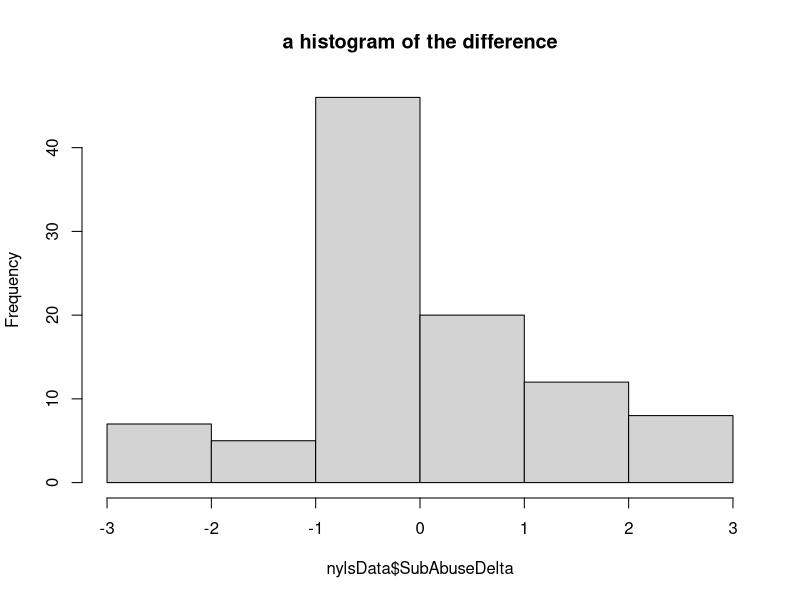
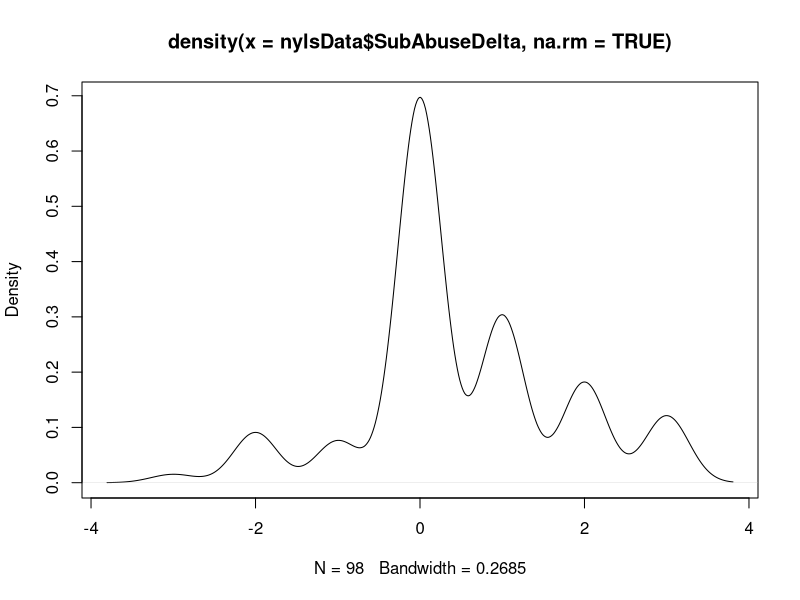
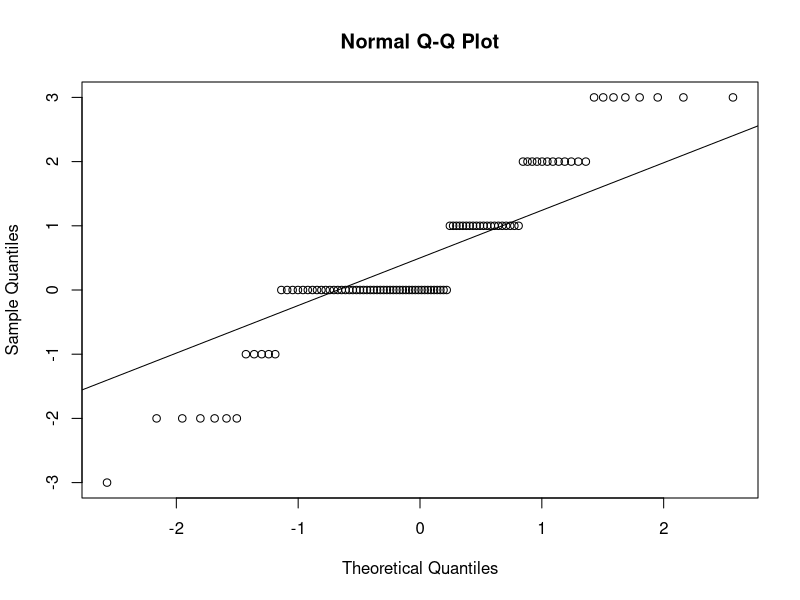
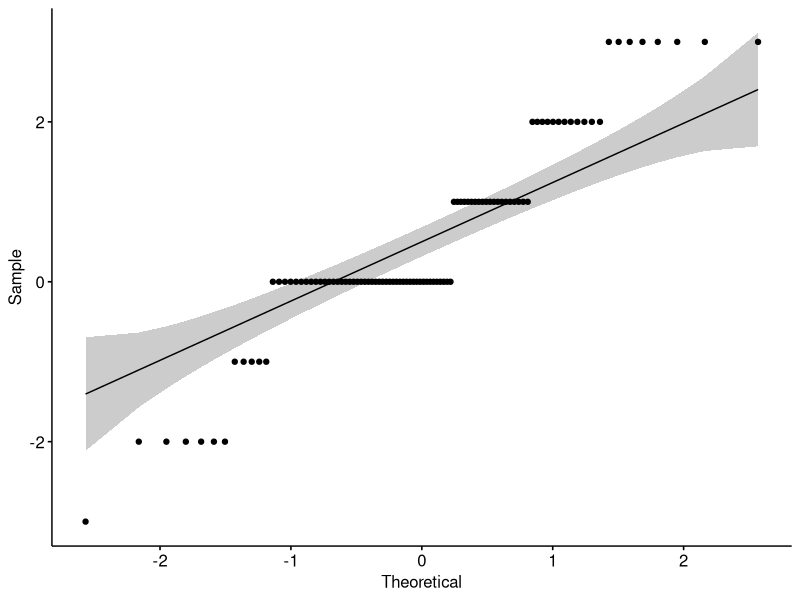
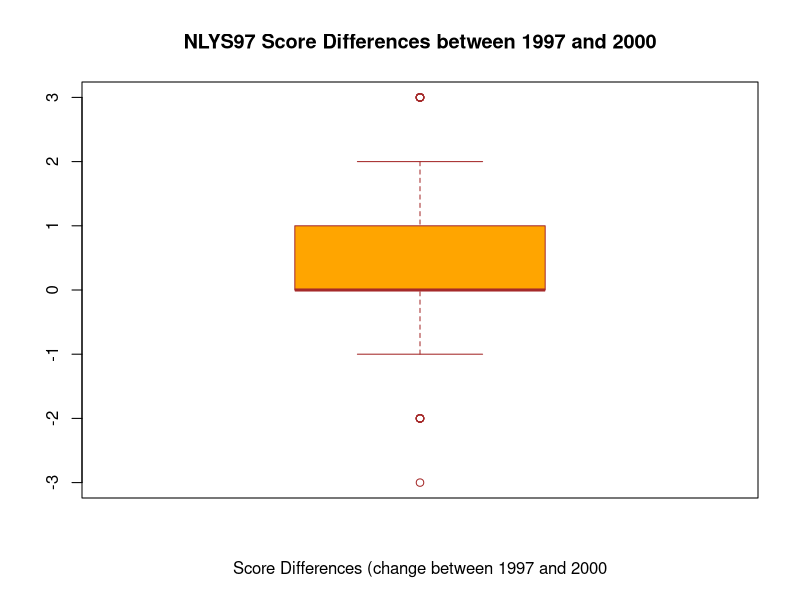

R code for these plots, in order:
library(plyr)
library(tidyverse)

#REFERENCES:
# https://www.sheffield.ac.uk/polopoly_fs/1.579191!/file/stcp-karadimitriou-normalR.pdf
# https://www.statsandr.com/blog/do-my-data-follow-a-normal-distribution-a-note-on-the-most-widely-used-distribution-and-how-to-test-for-normality-in-r/
# https://statistics.berkeley.edu/computing/r-t-tests
# http://www.sthda.com/english/articles/24-ggpubr-publication-ready-plots/76-add-p-values-and-significance-levels-to-ggplots/
# https://www.ncbi.nlm.nih.gov/pmc/articles/PMC3693611/


#Two Questions
#1 
#Whether the youths (n=100) in the NLYS97 had a statistically
#significant decrease or increase in their substance use index
#score between 1997 and 2000.
#
#2
#Whether this decrease or increase in substance use differs by race.  Specifically,
#you hypothesize that WHITE youths compared to non-white youths, will report higher
#substance abuse

#CLEANING AND REVIEW OF DATA SET####

nylsData =read.csv("NYLS97_Substance.csv",sep=",") 

plyr::count(nylsData, 'Race')

plyr::count(nylsData, 'Substance1997')

plyr::count(nylsData, 'Substance2000')

nylsData$Substance2000[nylsData$Substance2000 < 0] <- NA

plyr::count(nylsData, 'Race')

plyr::count(nylsData, 'Substance1997')

plyr::count(nylsData, 'Substance2000')


# Descriptive Stats for entire year 1997 
subAbuse1997Mean = mean(nylsData$Substance1997  ,na.rm=TRUE)
subAbuse1997StDev = sd(nylsData$Substance1997  ,na.rm=TRUE)
print (paste("1997 NLSY97 Substance Use Index Score Mean: ", subAbuse1997Mean))
print (paste("1997 NLSY97 Substance Use Index Score St. Dev: ", subAbuse1997StDev))
summary(nylsData$Substance1997)

# Descriptive Stats for entire year 2000 
subAbuse2000Mean = mean(nylsData$Substance2000  ,na.rm=TRUE)
subAbuse2000StDev = sd(nylsData$Substance2000  ,na.rm=TRUE)
print (paste("2000 NLSY97 Substance Use Index Score Mean: ", subAbuse2000Mean))
print (paste("2000 NLSY97 Substance Use Index Score St. Dev: ", subAbuse2000StDev))
summary(nylsData$Substance2000)


############# NON-WHITES SUBSET of Data Set
nonWhitesSubset = subset(nylsData, Race=="0")

subAbuse1997NonWhiteMean = mean(nonWhitesSubset$Substance1997  ,na.rm=TRUE)
subAbuse1997NonWhiteStDev = sd(nonWhitesSubset$Substance1997 ,na.rm=TRUE)
print (paste("1997 NLSY97 Substance Use Index Score Mean, Non-Whites only: ", subAbuse1997NonWhiteMean))
print (paste("1997 NLSY97 Substance Use Index Score St. Dev, Non-Whites only: ", subAbuse1997NonWhiteStDev))
summary(nonWhitesSubset$Substance1997)


subAbuse2000NonWhiteMean = mean(nonWhitesSubset$Substance2000  ,na.rm=TRUE)
subAbuse2000NonWhiteStDev = sd(nonWhitesSubset$Substance2000 ,na.rm=TRUE)
print (paste("2000 NLSY97 Substance Use Index Score Mean, Non-Whites only: ", subAbuse2000NonWhiteMean))
print (paste("2000 NLSY97 Substance Use Index Score St. Dev, Non-Whites only: ", subAbuse2000NonWhiteStDev))
summary(nonWhitesSubset$Substance2000)


############# WHITES SUBSET of Data Set
WhitesSubset = subset(nylsData, Race=="1")

subAbuse1997WhiteMean = mean(WhitesSubset$Substance1997  ,na.rm=TRUE)
subAbuse1997WhiteStDev = sd(WhitesSubset$Substance1997 ,na.rm=TRUE)
print (paste("1997 NLSY97 Substance Use Index Score Mean, Non-Whites only: ", subAbuse1997WhiteMean))
print (paste("1997 NLSY97 Substance Use Index Score St. Dev, Non-Whites only: ", subAbuse1997WhiteStDev))
summary(WhitesSubset$Substance1997)


subAbuse2000WhiteMean = mean(WhitesSubset$Substance2000  ,na.rm=TRUE)
subAbuse2000WhiteStDev = sd(WhitesSubset$Substance2000 ,na.rm=TRUE)
print (paste("2000 NLSY97 Substance Use Index Score Mean, Non-Whites only: ", subAbuse2000WhiteMean))
print (paste("2000 NLSY97 Substance Use Index Score St. Dev, Non-Whites only: ", subAbuse2000WhiteStDev))
summary(WhitesSubset$Substance2000)

nylsData <- nylsData %>% 
  mutate(SubAbuseDelta = (Substance2000-Substance1997))

plyr::count(nylsData, 'SubAbuseDelta')


histgram.delta=hist(nylsData$SubAbuseDelta  , main="a histogram of the difference") 

plot(density(nylsData$SubAbuseDelta, na.rm=TRUE))

summary(nylsData$SubAbuseDelta)

subAbuseStDev = sd(nylsData$SubAbuseDelta  ,na.rm=TRUE)
subAbuseMean = mean(nylsData$SubAbuseDelta  ,na.rm=TRUE)

ks.test(x= nylsData$SubAbuseDelta,"pnorm",mean=subAbuseMean,sd=subAbuseStDev)

shapiro.test(nylsData$SubAbuseDelta)

qqnorm(nylsData$SubAbuseDelta)
qqline(nylsData$SubAbuseDelta)

library(ggpubr)
ggqqplot(nylsData$SubAbuseDelta)

drinking_problem_score_plot <-
  boxplot(nylsData$SubAbuseDelta,
          main = "NLYS97 Score Differences between 1997 and 2000",
          xlab = "Score Differences (change between 1997 and 2000",
          col = "orange",
          border = "brown"
          #horizontal = TRUE,
          #notch = TRUE
          )

drinking_problem_score_plot
